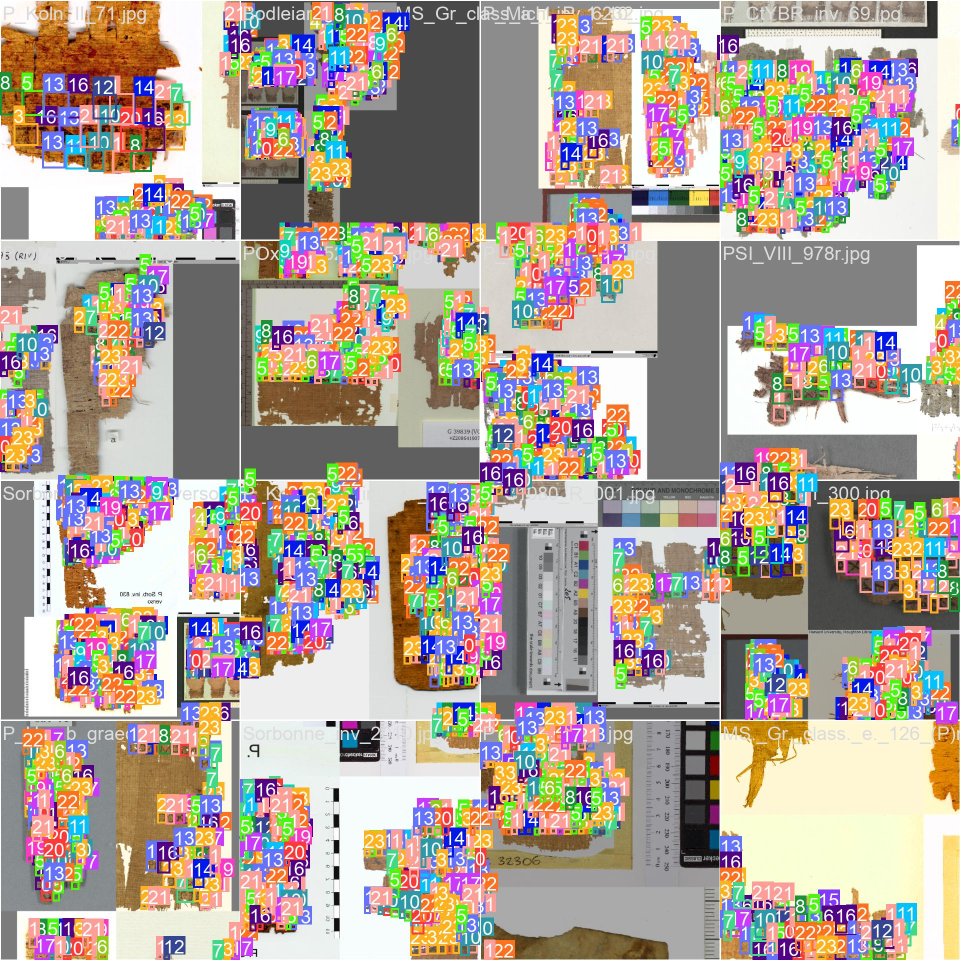
#> input picture yolo/exps/1/train_batch0.jpg, 1920 x 1920 px (shown at 1/2 size)
$ python -i cv2_utils.py   (imports and definitions only)
#> lines starting #> are read from the running program, lines starting #| are printed output that depends on the picture; after the words box and inside, x2 and y2 are one past the last pixel; in counts of white or black regions, pixels touching at a corner belong together
#> further down, picture is the input picture: shape (1920, 1920, 3); mean B, G, R 152.3, 162.1, 174
from typing import Tuple
import cv2
import numpy as np
import os


def show_image_cv2(image, name: str = "image"):
    cv2.imshow(name, image)


def resize_image_cv2(img, size: Tuple[int, int]):
    return cv2.resize(img, size)


def read_image_cv2(path: str):
    return cv2.imread(path)


def save_image_cv2(img, path: str):
    dir = "/".join(path.split("/")[:-1])
    os.makedirs(dir, exist_ok=True)
    return cv2.imwrite(path, img)


def preprocess_image_cv2(img):
    hsv = cv2.cvtColor(img, cv2.COLOR_BGR2HSV)
#> hsv: shape (1920, 1920, 3); mean H, S, V 51.9, 79, 195.1
    lower_val = np.array([0, 0, 0])
    upper_val = np.array([179, 255, 127])
    mask = cv2.inRange(hsv, lower_val, upper_val)
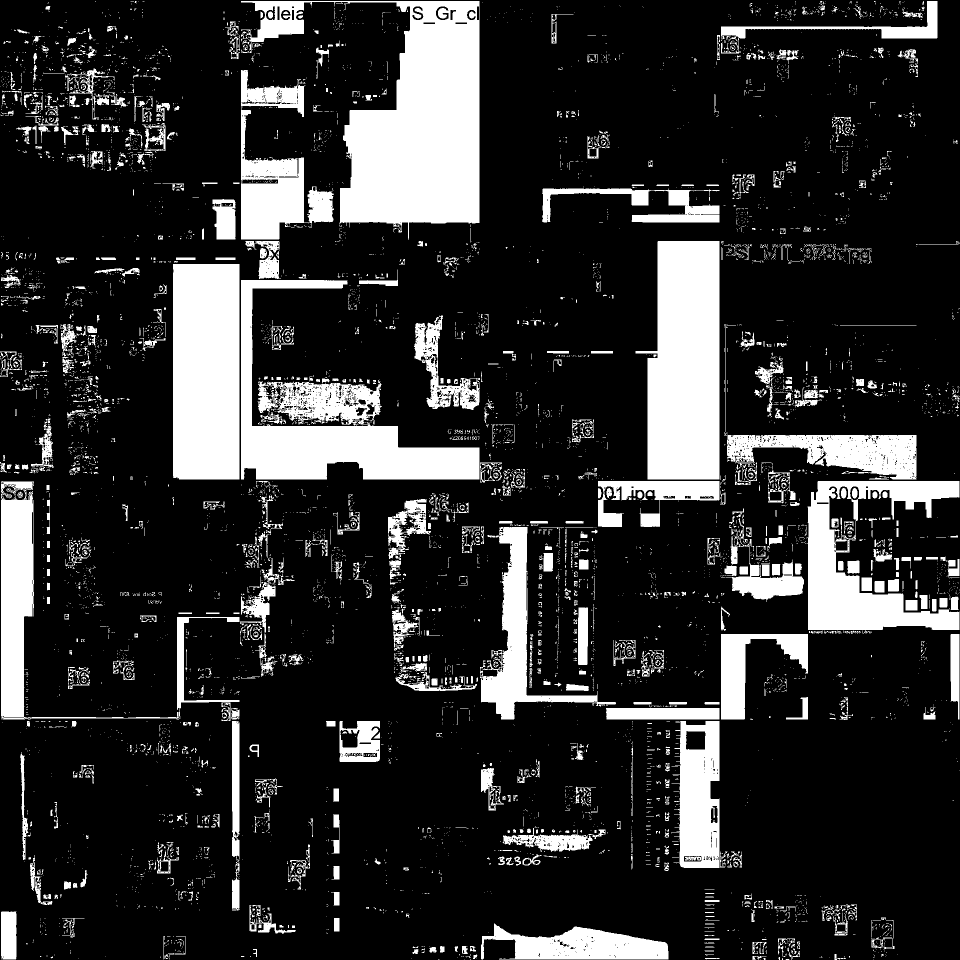
#> mask: shape (1920, 1920) (shown at 1/2 size); 18.3% white; 7743 white regions (6638 under 20 px), largest, box (x1, y1, x2, y2) and area: (482, 2, 959, 479) 99566, (1271, 482, 1439, 959) 64227, (482, 560, 959, 959) 64025
    # invert bits to get black letter on white background
    mask_inv = cv2.bitwise_not(mask)
    return mask_inv

>>> import cv2
>>> picture = cv2.imread('yolo/exps/1/train_batch0.jpg')
>>> result = preprocess_image_cv2(picture)

$ run again, on yolo/exps/1/train_batch1.jpg
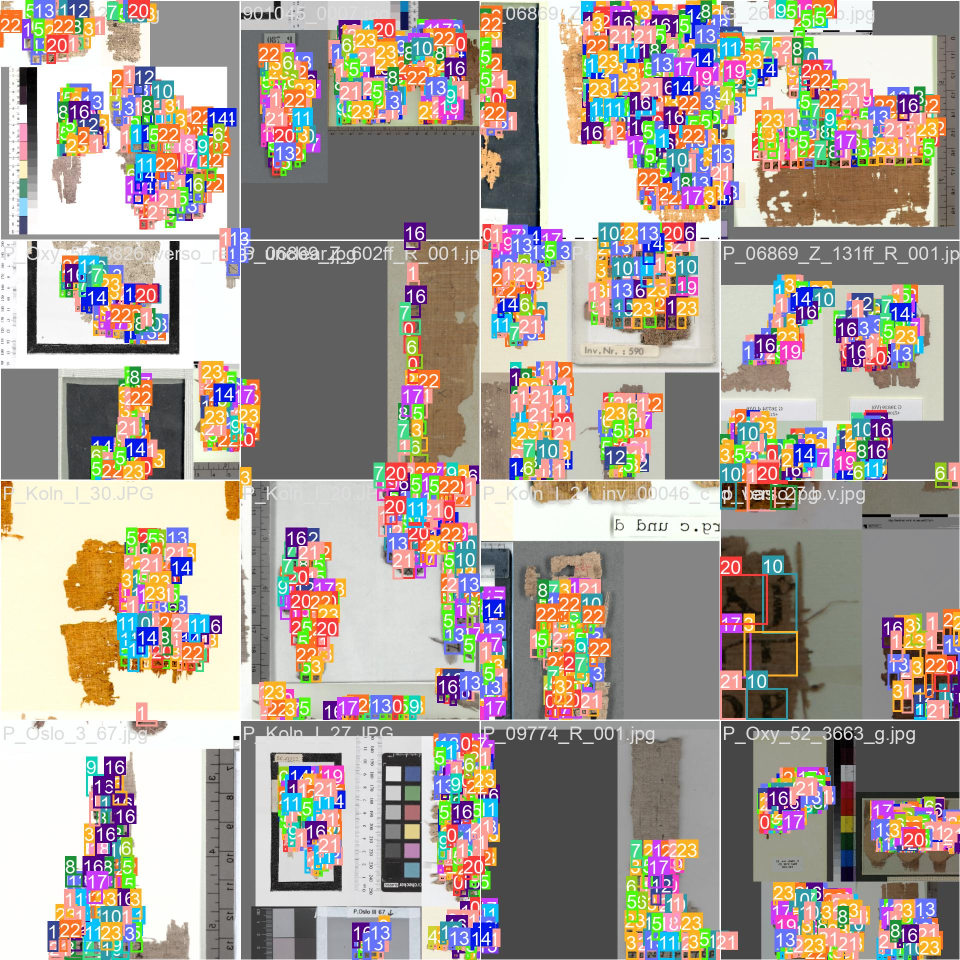
#> input picture yolo/exps/1/train_batch1.jpg, 1920 x 1920 px (shown at 1/2 size)
#> picture is the input picture: shape (1920, 1920, 3); mean B, G, R 149.9, 157.8, 167.1
#> hsv: shape (1920, 1920, 3); mean H, S, V 44.3, 63.4, 183.9
#> in preprocess_image_cv2, `mask = cv2.inRange(hsv, lower_val, upper_val)`:
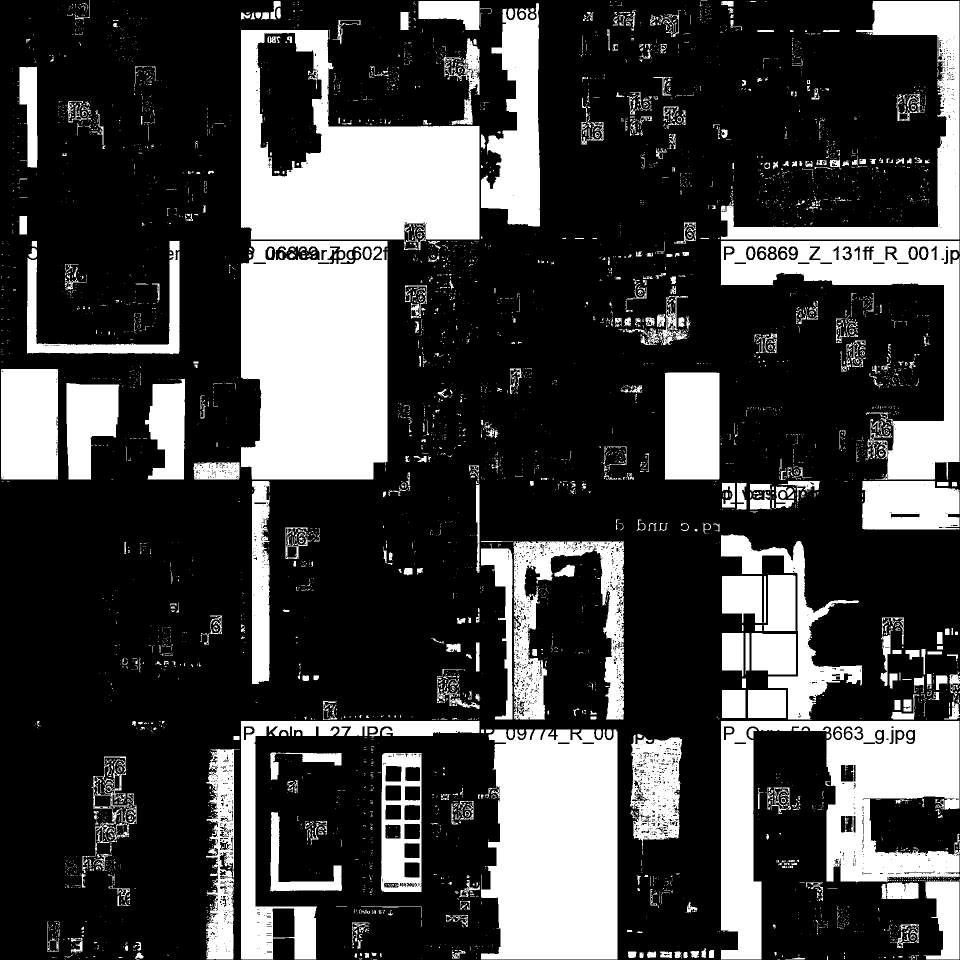
#> mask: shape (1920, 1920) (shown at 1/2 size); 26.5% white; 5243 white regions (4500 under 20 px), largest, box (x1, y1, x2, y2) and area: (482, 482, 775, 959) 127300, (482, 60, 959, 500) 112427, (962, 1459, 1235, 1919) 110417

$ run again, on yolo/exps/1/train_batch2.jpg
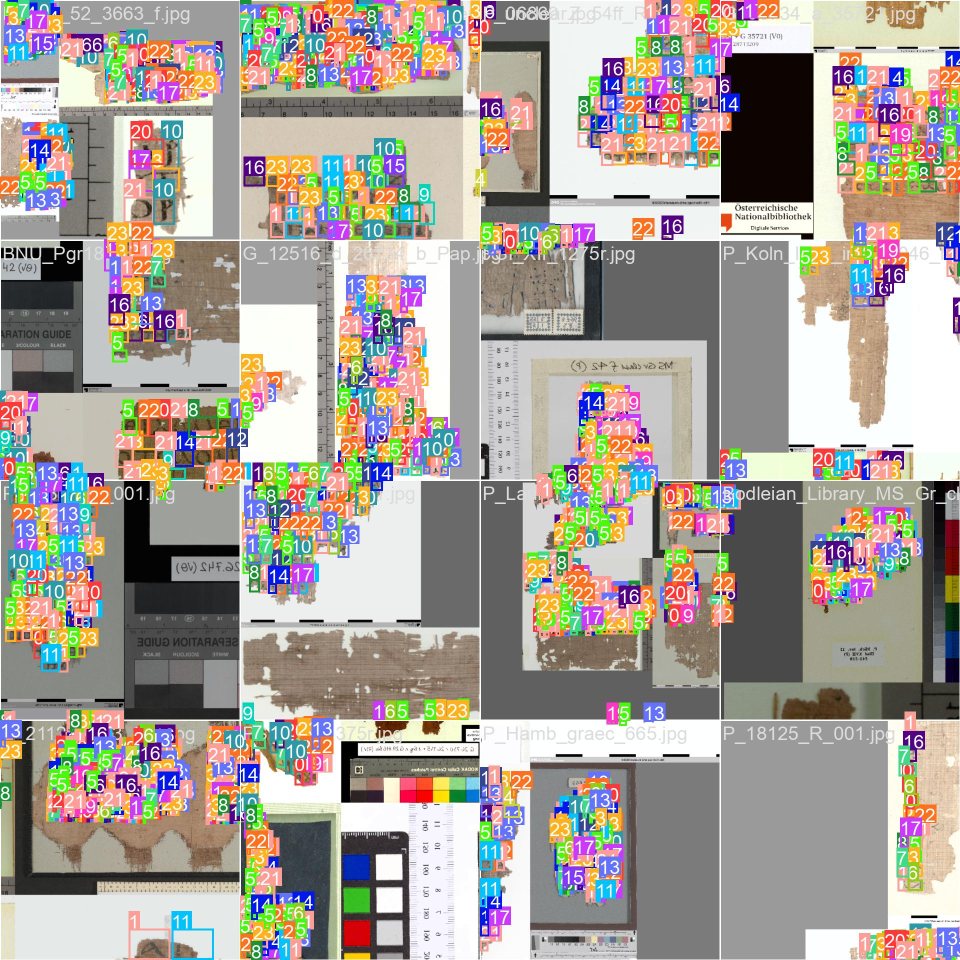
#> input picture yolo/exps/1/train_batch2.jpg, 1920 x 1920 px (shown at 1/2 size)
#> picture is the input picture: shape (1920, 1920, 3); mean B, G, R 151.7, 159.2, 166.4
#> hsv: shape (1920, 1920, 3); mean H, S, V 45.7, 61.2, 182.9
#> in preprocess_image_cv2, `mask = cv2.inRange(hsv, lower_val, upper_val)`:
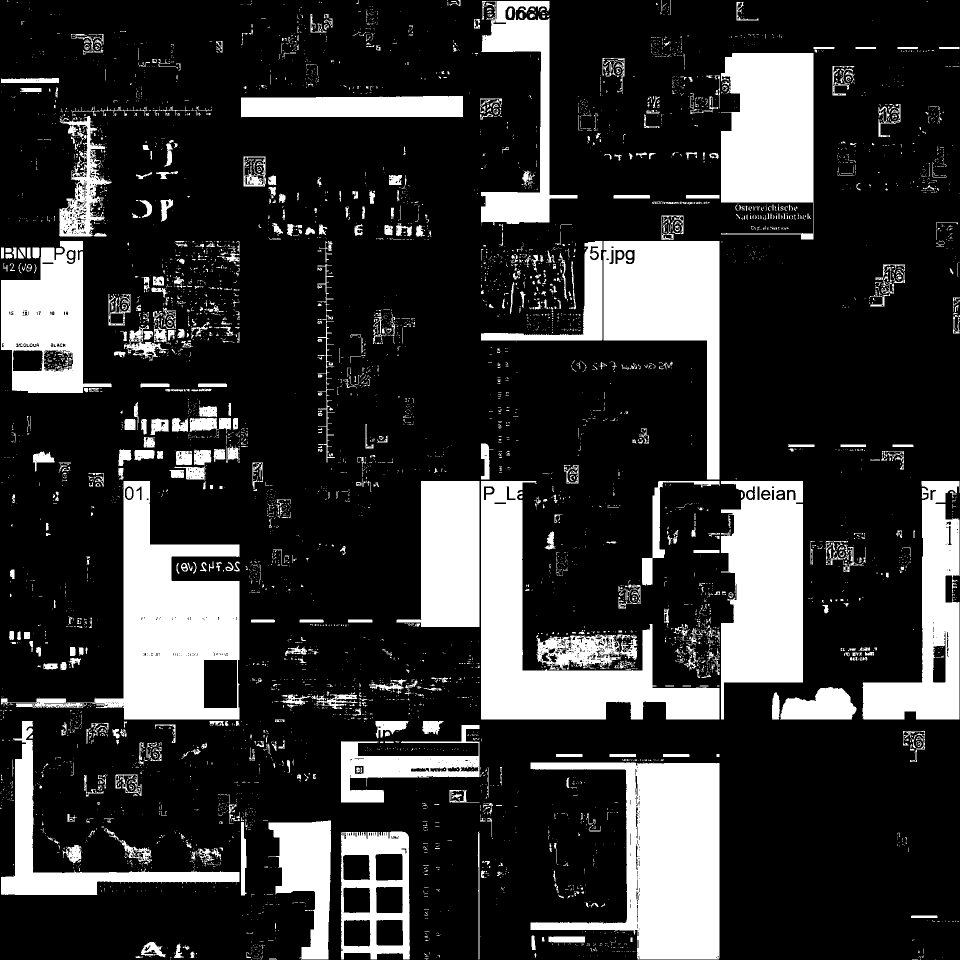
#> mask: shape (1920, 1920) (shown at 1/2 size); 20.7% white; 6174 white regions (5375 under 20 px), largest, box (x1, y1, x2, y2) and area: (1061, 1525, 1439, 1919) 76653, (2, 962, 479, 1439) 76652, (962, 962, 1439, 1439) 71300

$ run again, on yolo/exps/1/val_batch0_pred.jpg
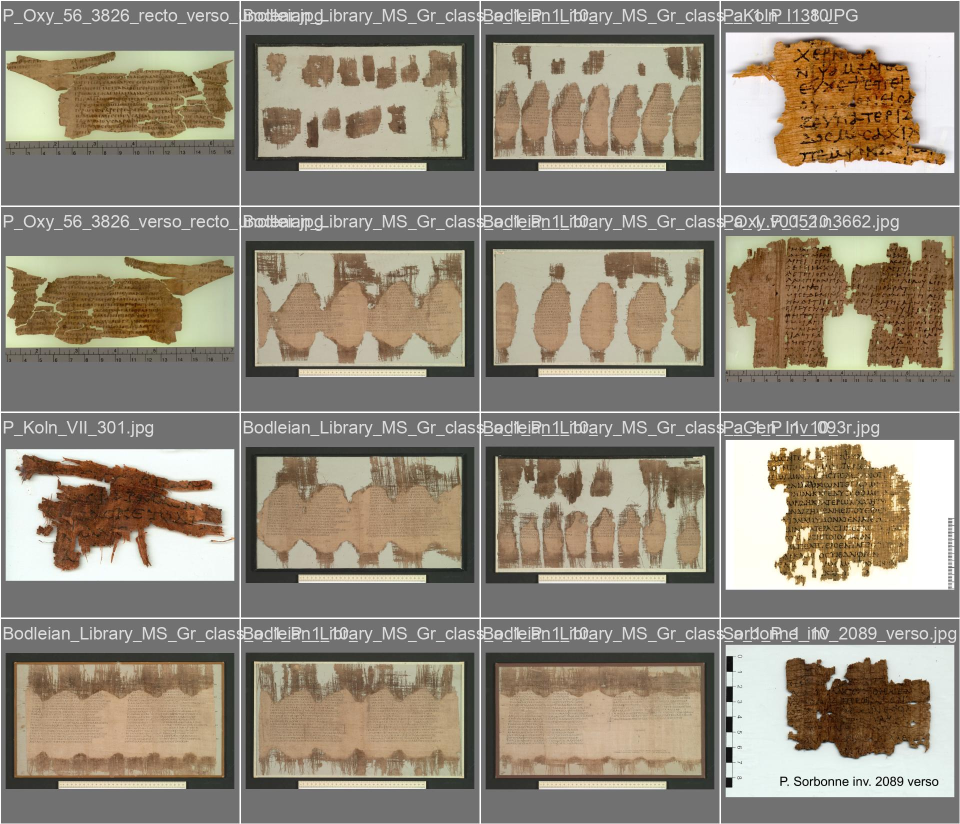
#> input picture yolo/exps/1/val_batch0_pred.jpg, 1920 x 1648 px (shown at 1/2 size)
#> picture is the input picture: shape (1648, 1920, 3); mean B, G, R 121.8, 136.8, 145.9
#> hsv: shape (1648, 1920, 3); mean H, S, V 21.4, 45.7, 146.9
#> in preprocess_image_cv2, `mask = cv2.inRange(hsv, lower_val, upper_val)`:
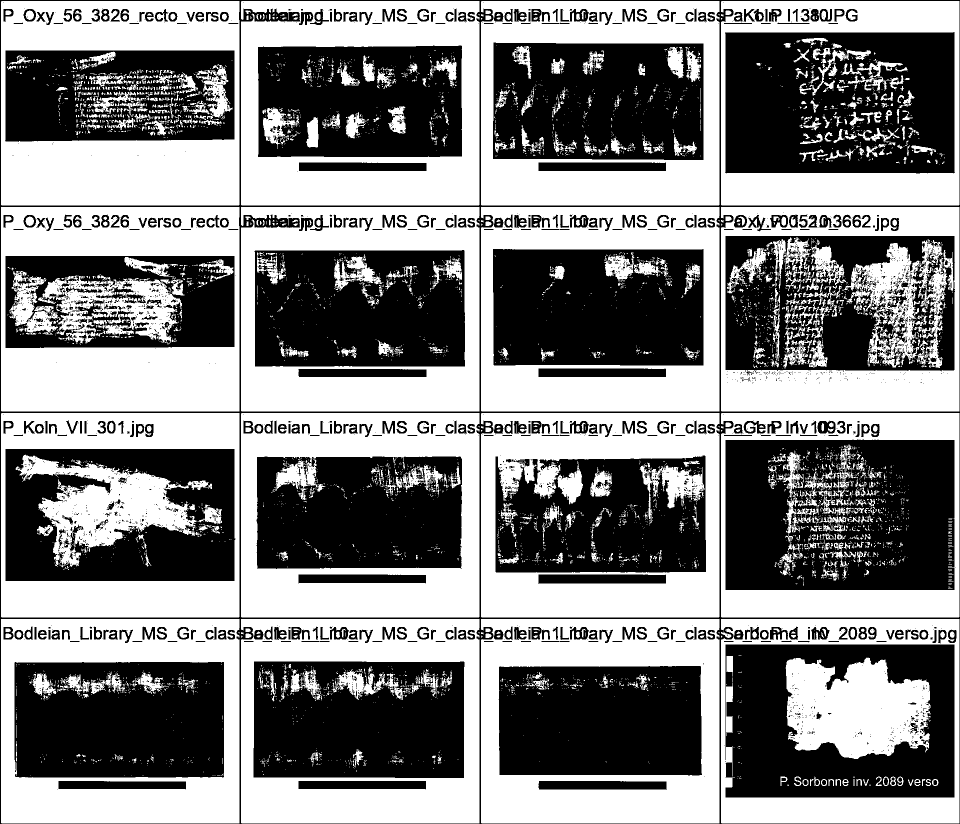
#> mask: shape (1648, 1920) (shown at 1/2 size); 51.1% white; 3561 black regions (2995 under 20 px), largest, box (x1, y1, x2, y2) and area: (1451, 879, 1909, 1180) 120889, (1450, 64, 1910, 347) 115302, (986, 498, 1407, 731) 91511
